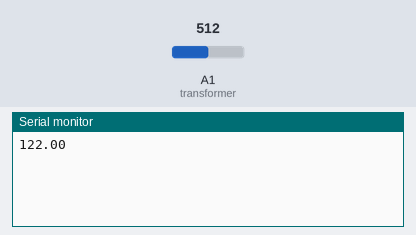
The sketch below on a simulated Arduino Uno, built with avr-gcc and run on an emulated ATmega328P. Parts: the last lines printed to the serial monitor. The inputs (shaded band) are chosen by the test bench; at power-on: A1 (transformer) = 512.

Above: at 1.2 s.
1.3 s: A1 (transformer) set to 716
At 2.6 s:
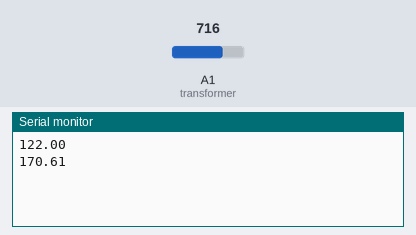
2.8 s: A1 (transformer) set to 900
At 3.8 s:
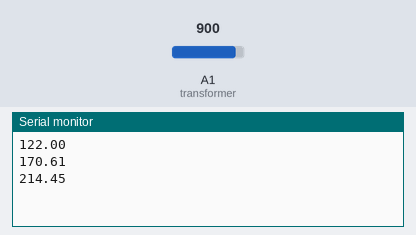
Timing chart, 0 to 5.8 s (numbered marks = the images above; inputs shaded):
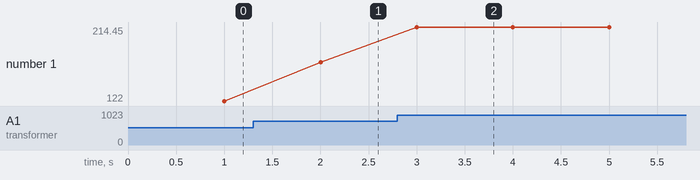

Measured:
- after the input at 1.3 s, the serial monitor: prints a new line after 0.70 s (image 1)
- after the input at 2.8 s, the serial monitor: prints a new line after 0.20 s (image 2)
- plotted number 1: 122 → 170.61 after the input at 1.3 s, 170.61 → 214.45 after the input at 2.8 s

The sketch:

Basic_Positive_Sine.ino
```cpp
int transformer = A1;

void setup()
{
  Serial.begin(9600);
  pinMode(transformer,INPUT);

}

void loop()
{
  float  volt = getVoltage();
  Serial.println(volt);
}


float getVoltage()
{
   float readValue1,maxValue1,result;
   uint32_t start_time = millis();
   while((millis()-start_time) < 1000) //sample for 1 Sec
   {
       readValue1 = analogRead(transformer);
       // see if you have a new maxValue
       if (readValue1> maxValue1)
       {
           /*record the maximum sensor value*/
           maxValue1 = readValue1;
       }
   }

   // Convert the digital data to a voltage
  result = (maxValue1 * 244.0)/1024.0;
  return result;
 }
```
